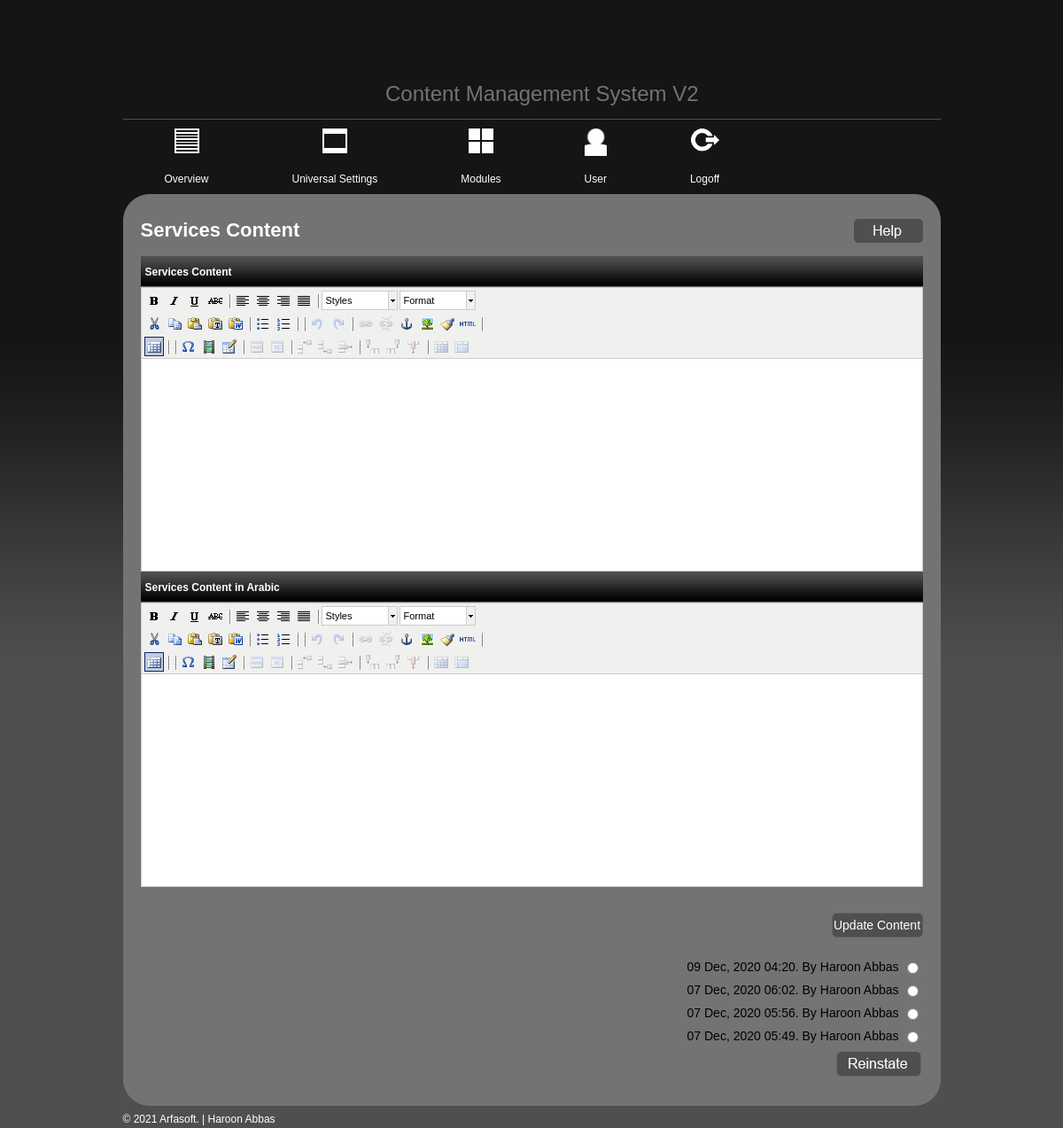
The app's page /admin/page_content.php?args1=48 (signed in) with its own data.
### tables this page shows
CREATE TABLE `content_tbl` (
  `id` int(11) NOT NULL,
  `pagename` varchar(25) NOT NULL,
  `internal_link` varchar(255) NOT NULL,
  `external_link` varchar(255) NOT NULL,
  `link_target` tinyint(1) NOT NULL,
  `parentpageid` int(11) NOT NULL,
  `pagecontent` blob NOT NULL,
  `sidecontent` blob NOT NULL,
  `buttomcontent` blob NOT NULL,
  `metatitle` varchar(255) NOT NULL,
  `metakeywords` text NOT NULL,
  `metadescription` text NOT NULL,
  `metaextra` text NOT NULL,
  `sortorder` int(11) NOT NULL,
  `pagestatus` tinyint(1) NOT NULL DEFAULT '0',
  `pagesecurity` int(11) NOT NULL DEFAULT '0',
  `newsmodule` tinyint(1) NOT NULL DEFAULT '0',
  `gallerymodule` tinyint(1) NOT NULL DEFAULT '0',
  `slideshowmodule` tinyint(1) NOT NULL DEFAULT '0',
  `formmodule` int(11) NOT NULL DEFAULT '0',
  `expandablemodule` tinyint(1) NOT NULL DEFAULT '0',
  `custommodule` tinyint(1) NOT NULL DEFAULT '0',
  `issecure` tinyint(1) NOT NULL DEFAULT '0',
  `ar_pagename` blob NOT NULL,
  `ar_pagecontent` longblob NOT NULL,
  `ar_metatitle` blob NOT NULL,
  `ar_metakeywords` blob NOT NULL,
  `ar_metadescription` blob NOT NULL,
  `iscustomregion` int(11) NOT NULL,
  `downloadmodules` int(11) NOT NULL COMMENT 'for download page',
  `downloadmoduleid` int(11) NOT NULL COMMENT 'for custom page',
  `contactmodulesid` int(11) NOT NULL,
  `certificatesmodules` int(11) NOT NULL,
  `contactdetailsmodules` int(11) NOT NULL,
  `tradeshowmodules` int(11) NOT NULL,
  `image` text NOT NULL,
  `industriesapplicationsmodules` int(11) NOT NULL,
  `howmanydownloads` int(11) NOT NULL DEFAULT '1',
  `howmanycontacts` int(11) NOT NULL DEFAULT '1',
  `clientreviews` int(11) DEFAULT '0',
  `ourstaff` int(11) DEFAULT '0',
  `pdffile` text,
  `servicesmodules` int(11) DEFAULT '0',
  `quoteform` int(11) DEFAULT '0'
);

CREATE TABLE `content_history_tbl` (
  `id` int(11) NOT NULL,
  `page_id` int(11) NOT NULL,
  `page_content` blob NOT NULL,
  `buttom_content` blob NOT NULL,
  `side_content` blob NOT NULL,
  `creation_date` datetime NOT NULL,
  `created_by` varchar(255) NOT NULL,
  `status` tinyint(1) NOT NULL DEFAULT '0',
  `ar_page_content` longblob NOT NULL
);

CREATE TABLE `user_tbl` (
  `id` int(11) NOT NULL,
  `username` varchar(255) NOT NULL,
  `password` varchar(255) NOT NULL,
  `full_name` varchar(255) NOT NULL,
  `email` varchar(255) NOT NULL,
  `page_management` tinyint(1) NOT NULL DEFAULT '0',
  `content_management` tinyint(1) NOT NULL DEFAULT '0',
  `news_management` tinyint(1) NOT NULL DEFAULT '0',
  `gallery_management` tinyint(1) NOT NULL DEFAULT '0',
  `slideshow_management` tinyint(1) NOT NULL DEFAULT '0',
  `forms_management` tinyint(1) NOT NULL DEFAULT '0',
  `expandablecontent_management` tinyint(1) NOT NULL DEFAULT '0',
  `custommodule_management` tinyint(1) NOT NULL DEFAULT '0',
  `user_management` tinyint(1) NOT NULL DEFAULT '0',
  `style_management` tinyint(1) NOT NULL DEFAULT '0',
  `creationdate` datetime NOT NULL,
  `lastlogindate` datetime NOT NULL,
  `login_ip` varchar(255) NOT NULL,
  `status` tinyint(1) NOT NULL DEFAULT '0'
);

### includes/db_wrapper.php (called while the page is built, shortened)
<?php
class mysqldb
{
    var $host;
    var $user;
    var $password;
    var $db_name;
    var $connection = false;
    var $result;
    var $error_level = 0;
    var $error_desc = "No errors";
    var $num_rows = 0;
    public function __construct($host, $user, $password, $db_name, $port)
    {
        $this->host = isset($host) ? $host : "localhost";
        $this->user = isset($user) ? $user : "root";
        $this->password = isset($password) ? $password : "";
        $this->db_name = isset($db_name) ? $db_name : "cms_db";
    }
    function connect($is_persistent = false)
    {
        if (!$is_persistent)
        {
            $this->connection = @mysqli_connect($this->host, $this->user, $this->password, $this->db_name);
        }
        else
        {
            $this->connection = @mysql_pconnect($this->host, $this->user, $this->password, $this->db_name);
        }
    }
    function error_report()
    {
        $this->error_level = mysqli_errno($this->connection);
        $this->error_desc = mysqli_error($this->connection);
    }
    function query($sqlString)
    {
        $this->sqlString = $sqlString;
        if ($this->connection !== false)
        {
            $this->result = mysqli_query($this->connection, $sqlString);
            if ($this->result)
            {
                $this->affected_rows = mysqli_affected_rows($this->connection);
                if (is_object($this->result))
                {
                    $this->num_rows = mysqli_num_rows($this->result);
                }
                return true;
            }
            else
            {
                $this->affected_rows = 0;
                $this->num_rows = 0;
                $this->add_debug_message(date("d/m/Y - H:i:s") . " - OPERATION FAILED: Executed [" . $this->sqlString . "] got " . $this->error_level . " " . $this->error_desc . "\r\n");
                return false;
            }
        }
        else
        {
            $this->affected_rows = 0;
            $this->num_rows = 0;
            $this->add_debug_message(date("d/m/Y - H:i:s") . " - OPERATION FAILED: No database open OR no SQL command provided" . "\r\n");
            return false;
        }
    }
    function fetch_assoc()
    {
        return mysqli_fetch_assoc($this->result);
    }
    function fetch_data_array()
    {
        $data = array();
        while ($row = $this->fetch_assoc())
        {
            $data[] = $row;
        }
        return $data;
    }
    function list_table($table_name, $where = false, $parameters = array())
    {
        $range = (isset($parameters['range']) && !empty($parameters['range'])) ? $parameters['range'] : " * ";
        $sortColumn = (isset($parameters['sortColumn']) && !empty($parameters['sortColumn'])) ? $parameters['sortColumn'] : false;
        $sortType = (isset($parameters['sortType']) && !empty($parameters['sortType'])) ? $parameters['sortType'] : "ASC";
        $rowCount = (isset($parameters['rowCount']) && !empty($parameters['rowCount'])) ? $parameters['rowCount'] : false;
        $queryString = "SELECT $range FROM $table_name ";
        if ($where !== false) $queryString .= " WHERE " . $where;
        if ($sortColumn !== false) $queryString .= " ORDER BY $sortColumn $sortType ";
        $this->query($queryString);
        if ($this->num_rows < 1)
        {
            return false;
        }
        else
        {
            return $this->fetch_data_array();
        }
    }
    function fetch_row($table_name, $where = false, $parameters = array())
    {
        $range = (isset($parameters['range']) && !empty($parameters['range'])) ? $parameters['range'] : " * ";
        $queryString = "SELECT $range FROM $table_name ";
        if ($where != false) $queryString .= " WHERE $where LIMIT 1";
        $this->query($queryString);
        if ($this->num_rows < 1)
        {
            return false;
        }
        else
        {
            return $this->fetch_assoc();
        }
    }
}
$mysql = new mysqldb(DB_HOST, DB_USER, DB_PASSWORD, DB_NAME, DB_PORT);
?>

### admin/includes/utility.php (called while the page is built, shortened)
<?php
	function cleaninputfield($mysql,$value){
		return mysqli_real_escape_string($mysql->connection,$value);
	}
	function getAdminName($args1,$obj){
		$rec = $obj->fetch_row("user_tbl","id=$args1");
		if($obj->affected_rows>0)
			return ucfirst($rec['full_name']);
		else
			return '';
	}
	?>

### admin/page_content.php (the view, shortened to what this page needs)
<?php
	include_once("../includes/config.php");
	include_once("../includes/db_wrapper.php");
	include_once("includes/utility.php");
	?>
<!DOCTYPE html PUBLIC "-//W3C//DTD XHTML 1.0 Transitional//EN" "http://www.w3.org/TR/xhtml1/DTD/xhtml1-transitional.dtd">
<html xmlns="http://www.w3.org/1999/xhtml">
<head>
<?php
	include_once("widgets/meta_tags.php");
	?>
</head>
<body>
	<div class="wrap">
		<?php
			include_once("widgets/header.php");
			include_once("widgets/top_menu.php");
			if(isset($_GET['args1'])){
				$args1 = cleaninputfield($mysql,$_GET['args1']);
				$postrow = $mysql->fetch_row("content_tbl","id=$args1");
				$pagename = stripslashes($postrow['pagename']);
				$pagecontent = stripslashes($postrow['pagecontent']);
				$ar_pagecontent = stripslashes($postrow['ar_pagecontent']);
			}
			?>
		<div class="container-top"></div>
	  	<div class="container">
		<form action="" method="post" name="content_form" id="content_form" enctype="multipart/form-data">
			<h2> <?php echo stripslashes($postrow['pagename']); ?> Content</h2>
			<div class="rightbtn">
				<a href="#"><img src="images/helpbtn.png" border="0" alt="help" /></a>
			</div>
			<div class="content">
				<table width="100%" border="0" cellspacing="0" cellpadding="0" class="tblpagecont">
				  <tr class="headerbar">
					<th><?php echo $pagename; ?>  Content</th>
				  </tr>
				  <tr>
					<td><textarea name="pagecontent" id="pagecontent" style="width:100%" rows="20"><?php if(isset($args1)){ echo $pagecontent; } ?></textarea></td>
				  </tr>
                   <tr class="headerbar">
					<th><?php echo $pagename; ?>  Content in Arabic</th>
				  </tr>
				  <tr>
					<td><textarea name="ar_pagecontent" id="ar_pagecontent" style="width:100%" rows="20"><?php if(isset($args1)){ echo $ar_pagecontent; } ?></textarea></td>
				  </tr>
				  <tr class="separator">
				  <td>&nbsp;</td>
				  </tr>
				</table>
			</div>
			<div class="addbtn-right">
				<input name="updatepage" id="updatepage" border="0" type="submit" value="Update Content" class="addpagebtn" />
			</div>
			</form>
			<?php
				$i=0;
				$postrecents = $mysql->list_table("content_history_tbl"," page_id = '$args1' ",array ('range' => '*','sortColumn'=>"creation_date",'sortType'=>'DESC'));
				if($mysql->affected_rows>0){ ?>
					<div class="reinstate">
					<form action="update_content.php" method="post" name="form1" id="form1" onsubmit="return checkForm(this);" >
					<table border="0" cellpadding="0" cellspacing="0">
				<?php
					foreach($postrecents as $postrecent){ ?>
					  <tr>
						<td><label for="restore_page_<?php echo $postrecent['id']; ?>"><?php echo date('d M, Y h:i',strtotime($postrecent['creation_date'])).". By ".getAdminName($postrecent['created_by'],$mysql); ?></label></td>
						<td><input type="radio" name="restore_page" id="restore_page_<?php echo $i; ?>" value="<?php echo $postrecent['id']; ?>" />
						</td>
					  </tr>
              <?php
			  		$i++;
			  		}?>
					<tr>
			  <td colspan="2" align="right"><input type="image" name="restore" id="restore" src="images/reinstate.png" border="0" alt="reinstate" value="restore"/></td>
			  </tr>
            </table>
			</form>
			</div>
				<?php
			  	} ?>
		 </div>
		<div class="container-bottom"></div>
		<?php
			include_once("widgets/footer.php");
			?>
	</div>
</body>
</html>

### admin/style.css (style rules this page uses)
body { margin:0px; padding:0px; background:url(images/bodybg.png) repeat-x; background-color:#4f4f4f; }
.wrap { width:923px; margin:0 auto; }
.container-top { float:left; background:url(images/con-top.png) no-repeat; width:923px; height:28px; }
.container { float:left; width:883px; background:url(images/containerbg.png) repeat-y; padding:0px 20px; }
.container h2 { margin:0px; float:left; font-family:Arial, Helvetica, sans-serif; font-size:22px; font-weight:bold; color:#FFFFFF; }
.rightbtn { float:right; }
.content { float:left; width:883px; background-color:#dadada; margin:15px 0px; }
.addbtn-right { float:left; width:883px; text-align:right; }
.container-bottom { float:left; background:url(images/cont-bottom.png) no-repeat; width:923px; height:28px; }
.tblpagecont { font-family:Arial, Helvetica, sans-serif; font-size:12px; }
.tblpagecont .headerbar { background:url(images/container-headerbg.png) repeat-x; width:883px; height:35px; }
.tblpagecont th { color:#FFFFFF; font-family:Arial, Helvetica, sans-serif; font-size:12px; text-align:left; padding-left:5px; }
.tblpagecont tr.separator { background-color:#737374; }
.reinstate { float:right; margin-top:20px; }
.reinstate table { font-family:Arial, Helvetica, sans-serif; font-size:14px; text-align:right; }
.reinstate table td { padding:5px 2px; }
.addpagebtn { background:url(images/addapage.png) no-repeat; width:103px; height:28px; border:none; padding:0px; color:#FFFFFF; font-family:Arial, Helvetica, sans-serif; font-size:14px; cursor:pointer; }

### admin/tiny_mce/themes/advanced/skins/default/content.css (style rules this page uses)
body, td, pre { color:#000; font-family:Verdana, Arial, Helvetica, sans-serif; font-size:10px; margin:8px; }
body { background:#FFF; }
img { border:0; }
table { cursor:default }
table td, table th { cursor:text }

### records on screen
content_tbl: pagename "Services"
content_history_tbl: creation_date "09 Dec, 2020 04:20", created_by.full_name "Haroon Abbas"
content_history_tbl: creation_date "07 Dec, 2020 06:02", created_by.full_name "Haroon Abbas"
content_history_tbl: creation_date "07 Dec, 2020 05:56", created_by.full_name "Haroon Abbas"
content_history_tbl: creation_date "07 Dec, 2020 05:49", created_by.full_name "Haroon Abbas"
